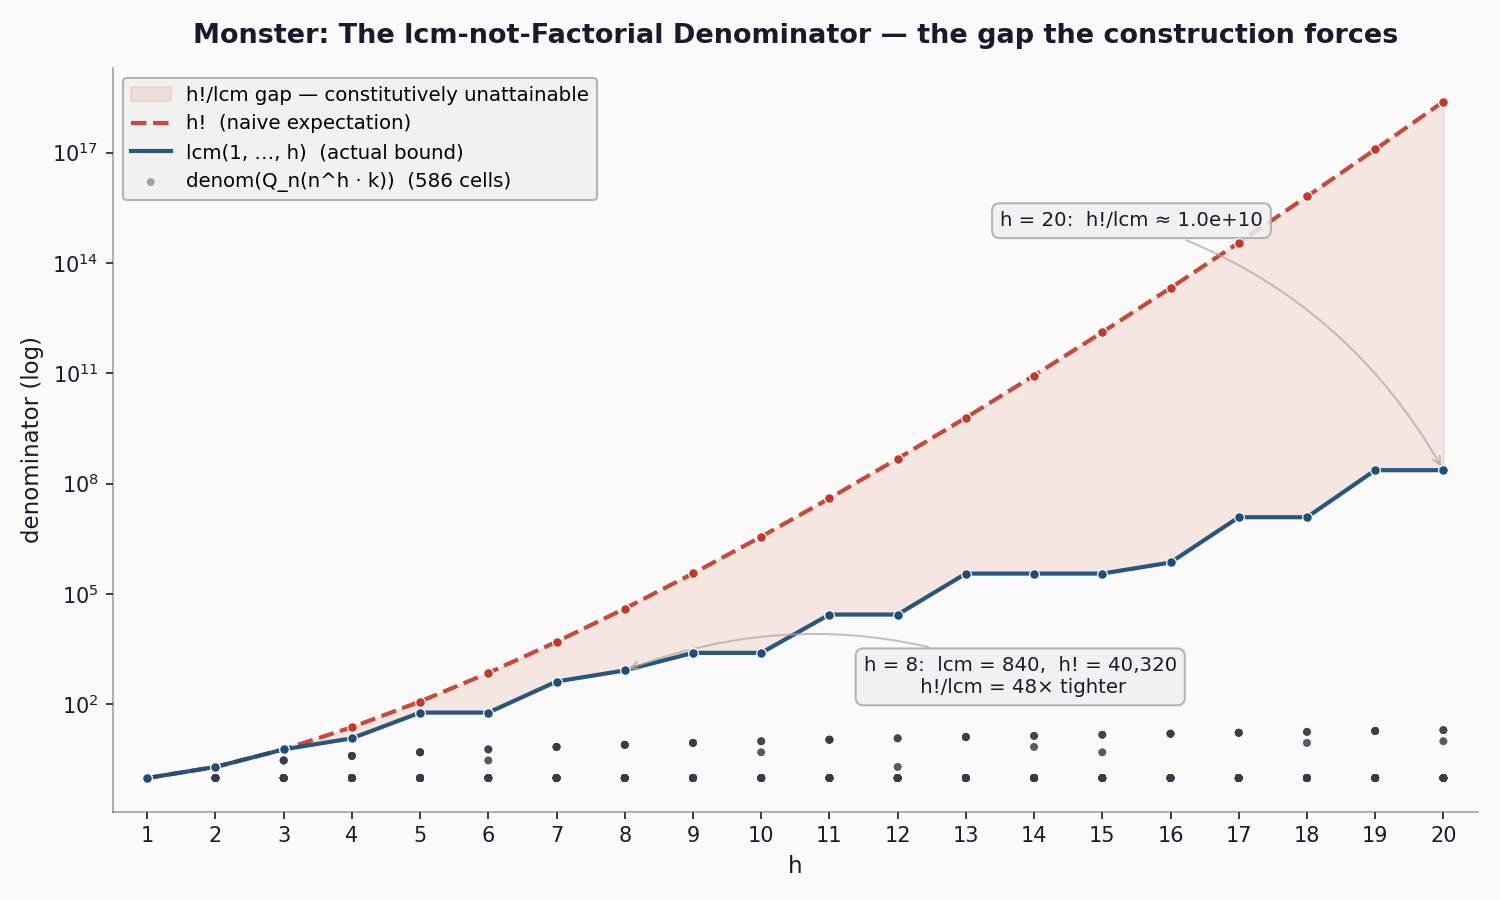

The Python source for this figure:
"""
monster_lcm_gap.py — emblem render for wonders/monster-lcm-not-factorial.md.

Two curves over h ∈ [1, 20], log-y:
  - h! (warm crimson, dashed): the naive expectation.
  - lcm(1, ..., h) (navy, solid): the actual bound the construction forces.

The shaded region between them is the "constitutively unattainable" gap.
A scatter of empirical Q denominators (over a sample of (n, h, k) cells)
overlays the curves; every point lands on or below the lcm curve, never
in the gap.

Computation: lcm and factorial in pure Python; denominators from
algebra/predict_q.q_general (exact Fraction).

Run: sage -python experiments/acm-champernowne/base10/q_distillery/monster_lcm_gap.py
"""

from __future__ import annotations

import os
import sys
from math import factorial, gcd

import matplotlib.pyplot as plt
import numpy as np

HERE = os.path.dirname(os.path.abspath(__file__))
# q_distillery -> base10 -> acm-champernowne -> experiments -> BIDDER
REPO = HERE
for _ in range(4):
    REPO = os.path.dirname(REPO)
sys.path.insert(0, os.path.join(REPO, 'algebra'))

from predict_q import q_general, n_adic_height  # noqa: E402


H_MAX = 20

# Sample cells to scatter
N_VALUES = (2, 3, 5, 6, 10)
K_VALUES = (1, 2, 3, 6, 12, 30)

BG = '#fafafa'
FG = '#1a1a2e'
CEILING = '#c0392b'      # warm — h!, the naive expectation
BOUND = '#1f4e79'        # cool — lcm, the actual bound
GAP = '#d96440'          # warm desaturated for shading
SCATTER = '#3a3a4a'      # slate gray
GUIDE = '#aaaaaa'


def lcm(a, b):
    return a * b // gcd(a, b)


def lcm_range(h):
    out = 1
    for i in range(1, h + 1):
        out = lcm(out, i)
    return out


def main():
    h_axis = np.arange(1, H_MAX + 1)
    factorials = np.array([factorial(h) for h in h_axis], dtype=object)
    lcms = np.array([lcm_range(h) for h in h_axis], dtype=object)

    print('h | h!                       | lcm(1..h)              | ratio')
    for h, f, l in zip(h_axis, factorials, lcms):
        ratio = float(f) / float(l)
        print(f'{h:>2} | {int(f):>22d} | {int(l):>22d} | {ratio:>10.2f}')

    # Empirical Q denominators
    print('\nsampling Q denominators ...')
    scatter_h = []
    scatter_d = []
    for n in N_VALUES:
        for h in h_axis:
            for k in K_VALUES:
                m = (n ** int(h)) * k
                # use the true height including overlap
                h_eff = n_adic_height(n, m)
                if h_eff > H_MAX:
                    continue
                q = q_general(n, int(h), k)
                scatter_h.append(int(h_eff))
                scatter_d.append(int(q.denominator))
    scatter_h = np.array(scatter_h)
    scatter_d = np.array(scatter_d)
    print(f'  sampled {len(scatter_d)} cells')
    print(f'  denom range: [{scatter_d.min()}, {scatter_d.max()}]')

    # Plot
    fig, ax = plt.subplots(figsize=(10, 6), facecolor=BG)
    ax.set_facecolor(BG)

    # convert to plottable numerics
    fact_y = np.array([float(x) for x in factorials])
    lcm_y = np.array([float(x) for x in lcms])

    # shaded gap region (between lcm and h!)
    ax.fill_between(h_axis, lcm_y, fact_y, color=GAP, alpha=0.13, zorder=1,
                    label='h!/lcm gap — constitutively unattainable')

    # h! curve (warm, dashed — predicted not realised)
    ax.plot(h_axis, fact_y, color=CEILING, linewidth=2.0, linestyle='--',
            alpha=0.9, zorder=3, label='h!  (naive expectation)')
    ax.scatter(h_axis, fact_y, color=CEILING, s=22, zorder=4,
               edgecolors=BG, linewidths=0.6)

    # lcm curve (cool, solid — actual bound)
    ax.plot(h_axis, lcm_y, color=BOUND, linewidth=2.0, alpha=0.95,
            zorder=3, label='lcm(1, …, h)  (actual bound)')
    ax.scatter(h_axis, lcm_y, color=BOUND, s=22, zorder=4,
               edgecolors=BG, linewidths=0.6)

    # empirical Q denominators
    ax.scatter(scatter_h, scatter_d, color=SCATTER, s=14, alpha=0.45,
               zorder=2, marker='o', edgecolors='none',
               label=f'denom(Q_n(n^h · k))  ({len(scatter_d)} cells)')

    ax.set_yscale('log')
    ax.set_xticks(list(h_axis))
    ax.set_xlim(0.5, H_MAX + 0.5)

    # annotations: gap callouts
    ax.annotate(
        f'h = 8:  lcm = {lcm_range(8)},  h! = {factorial(8):,}\n'
        f'         h!/lcm = {factorial(8) // lcm_range(8)}× tighter',
        xy=(8, lcm_range(8)), xytext=(11.5, 200),
        color=FG, fontsize=9.5,
        arrowprops=dict(arrowstyle='->', color=GUIDE, alpha=0.7,
                        connectionstyle='arc3,rad=0.2'),
        bbox=dict(boxstyle='round,pad=0.4', facecolor='#f0f0f0',
                  edgecolor=GUIDE, alpha=0.85),
    )
    ratio_20 = factorial(20) / lcm_range(20)
    ax.annotate(
        f'h = 20:  h!/lcm ≈ {ratio_20:.1e}',
        xy=(20, lcm_range(20)), xytext=(13.5, 1e15),
        color=FG, fontsize=9.5,
        arrowprops=dict(arrowstyle='->', color=GUIDE, alpha=0.7,
                        connectionstyle='arc3,rad=-0.2'),
        bbox=dict(boxstyle='round,pad=0.4', facecolor='#f0f0f0',
                  edgecolor=GUIDE, alpha=0.85),
    )

    # axes / spines
    for side in ('top', 'right'):
        ax.spines[side].set_visible(False)
    for side in ('bottom', 'left'):
        ax.spines[side].set_color(FG)
        ax.spines[side].set_alpha(0.4)
    ax.tick_params(colors=FG, which='both')
    ax.set_xlabel('h', color=FG, fontsize=11)
    ax.set_ylabel('denominator (log)', color=FG, fontsize=11)
    ax.set_title(
        'Monster: The lcm-not-Factorial Denominator — the gap the construction forces',
        color=FG, fontsize=13, pad=12, fontweight='semibold',
    )
    ax.legend(loc='upper left', facecolor='#f0f0f0', edgecolor=GUIDE,
              fontsize=9.5, framealpha=0.9)

    fig.tight_layout()
    out = os.path.join(HERE, 'monster_lcm_gap.png')
    fig.savefig(out, dpi=150, facecolor=BG)
    print(f'-> {out}')


if __name__ == '__main__':
    main()
